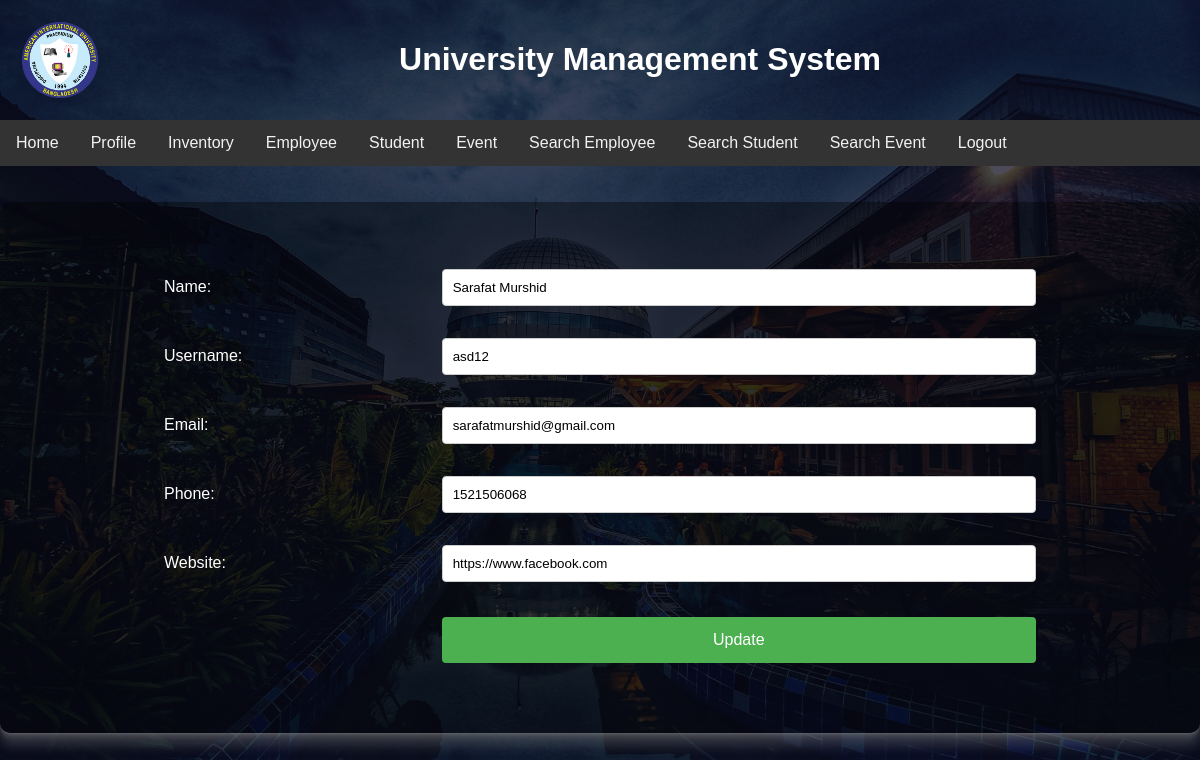
The app's page /Project/views/update1.php?id=2 (signed in) with its own data.
### tables this page shows
CREATE TABLE `employee` (
  `id` int(11) NOT NULL,
  `name` varchar(100) NOT NULL,
  `username` varchar(100) NOT NULL,
  `email` varchar(100) NOT NULL,
  `phone` int(50) NOT NULL,
  `url` varchar(100) NOT NULL
);

### Project/views/update1.php (the view, shortened to what this page needs)
<?php include "Navbar2.php"?>
<?php
include_once("../model/connection.php");
?>
<?php
$id = $_GET['id'];
$result = mysqli_query($mysqli, "SELECT * FROM employee WHERE id=$id");
while($res = mysqli_fetch_array($result))
{
    $name= $res['name'];
    $username= $res['username'];
    $email= $res['email'];
    $phone= $res['phone'];
    $url= $res['url'];
}
?>
<html>
<head>
    <link rel="stylesheet" type="text/css" href="./update.css">
</head>
<body>
    <br/><br/>
    <form class="login-form" name="form1" method="post" action="">
        <table align="center" border="0">
            <tr>
                <td>Name:</td>
                <td><input type="text" name="name" value="<?php echo $name;?>"></td>
            </tr>
            <tr>
                <td>Username:</td>
                <td><input type="text" name="username" value="<?php echo $username;?>"></td>
            </tr>
            <tr>
                <td>Email:</td>
                <td><input type="text" name="email" value="<?php echo $email;?>"></td>
            </tr>
             <tr>
                <td>Phone:</td>
                <td><input type="text" name="phone" value="<?php echo $phone;?>"></td>
            </tr>
             <tr>
                <td>Website:</td>
                <td><input type="text" name="url" value="<?php echo $url;?>"></td>
            </tr>
            <tr>
                <td><input type="hidden" name="id" value=<?php echo $_GET['id'];?>></td>
                <td><input type="submit" name="update" value="Update"></td>
            </tr>
        </table>
    </form>
</body>
</html>

### Project/views/update.css (style rules this page uses)
.login-form { display: flex; flex-direction: column; align-items: center; padding: 50px 40px; color: white; background: rgba(0, 0, 0, 0.4); border-radius: 10px; box-shadow: 0 0.4px 0.4px rgba(128, 128, 128, 0.109), 0 1px 1px rgba(128, 128, 128, 0.155), 0 2.1px 2.1px rgba(128, 128, 128, 0.195), 0 4.4px 4.4px rgba(128, 128, 128, 0.241), 0 12px 12px rgba(128, 128, 128, 0.35); }
table { width: 80%; }
td { padding: 10px; }
input[type="text"] { width: 100%; padding: 10px; margin: 5px 0; box-sizing: border-box; border: 1px solid #ccc; border-radius: 4px; }
input[type="submit"] { width: 100%; background-color: #4caf50; color: white; padding: 14px 20px; margin: 8px 0; border: none; border-radius: 4px; cursor: pointer; font-size: 16px; }

### Project/views/Navbar2.php (style rules this page uses)
* { box-sizing: border-box; }
body { margin: 0; min-height: 100vh; width: 100%; background-image: linear-gradient(rgba(4, 9, 30, 0.7),rgba(4, 9, 30, 0.7)),url(background.jpg); background-position: center; background-size: cover; position: relative; font-family: sans-serif; color: darkgoldenrod; }

### records on screen
employee: name "Sarafat Murshid", username "asd12", email "sarafatmurshid@gmail.com", phone "1521506068", url "https://www.facebook.com"
